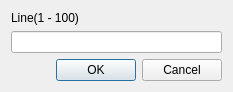
<?xml version="1.0" encoding="UTF-8"?>
<ui version="4.0">
 <class>GotoDialog</class>
 <widget class="QDialog" name="GotoDialog">
  <property name="geometry">
   <rect>
    <x>0</x>
    <y>0</y>
    <width>233</width>
    <height>85</height>
   </rect>
  </property>
  <property name="windowTitle">
   <string>Goto</string>
  </property>
  <layout class="QVBoxLayout" name="verticalLayout">
   <item>
    <widget class="QLabel" name="gotoLabel">
     <property name="text">
      <string>Line(1 - 100)</string>
     </property>
    </widget>
   </item>
   <item>
    <widget class="QLineEdit" name="gotoLineEdit"/>
   </item>
   <item>
    <widget class="QDialogButtonBox" name="buttonBox">
     <property name="standardButtons">
      <set>QDialogButtonBox::Cancel|QDialogButtonBox::Ok</set>
     </property>
    </widget>
   </item>
  </layout>
 </widget>
 <resources/>
 <connections/>
</ui>
